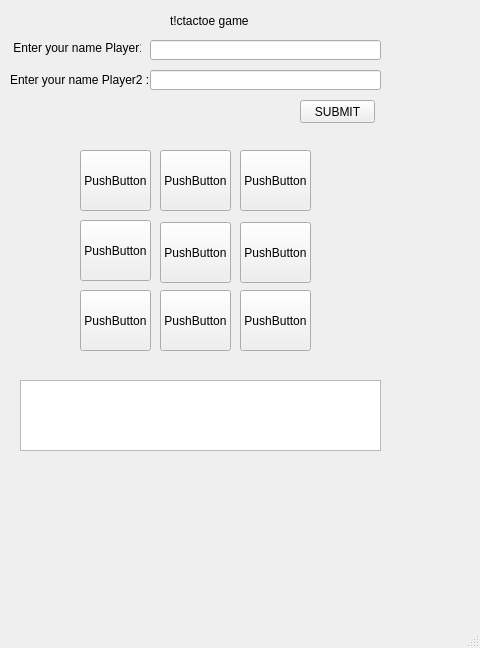
<?xml version="1.0" encoding="UTF-8"?>
<ui version="4.0">
 <class>MainWindow</class>
 <widget class="QMainWindow" name="MainWindow">
  <property name="geometry">
   <rect>
    <x>0</x>
    <y>0</y>
    <width>480</width>
    <height>648</height>
   </rect>
  </property>
  <property name="windowTitle">
   <string>MainWindow</string>
  </property>
  <widget class="QWidget" name="centralwidget">
   <widget class="QLineEdit" name="input1">
    <property name="geometry">
     <rect>
      <x>150</x>
      <y>40</y>
      <width>231</width>
      <height>20</height>
     </rect>
    </property>
   </widget>
   <widget class="QLineEdit" name="input2">
    <property name="geometry">
     <rect>
      <x>150</x>
      <y>70</y>
      <width>231</width>
      <height>20</height>
     </rect>
    </property>
   </widget>
   <widget class="QLabel" name="label">
    <property name="geometry">
     <rect>
      <x>10</x>
      <y>40</y>
      <width>131</width>
      <height>16</height>
     </rect>
    </property>
    <property name="text">
     <string> Enter your name Player1 :</string>
    </property>
   </widget>
   <widget class="QLabel" name="label_2">
    <property name="geometry">
     <rect>
      <x>170</x>
      <y>10</y>
      <width>81</width>
      <height>21</height>
     </rect>
    </property>
    <property name="text">
     <string>t!ctactoe game</string>
    </property>
   </widget>
   <widget class="QLabel" name="label_4">
    <property name="geometry">
     <rect>
      <x>10</x>
      <y>70</y>
      <width>141</width>
      <height>20</height>
     </rect>
    </property>
    <property name="text">
     <string>Enter your name Player2 :</string>
    </property>
   </widget>
   <widget class="QPushButton" name="pushButton">
    <property name="geometry">
     <rect>
      <x>300</x>
      <y>100</y>
      <width>75</width>
      <height>23</height>
     </rect>
    </property>
    <property name="text">
     <string>SUBMIT</string>
    </property>
   </widget>
   <widget class="QLabel" name="label_5">
    <property name="geometry">
     <rect>
      <x>20</x>
      <y>410</y>
      <width>47</width>
      <height>13</height>
     </rect>
    </property>
    <property name="text">
     <string/>
    </property>
   </widget>
   <widget class="QPlainTextEdit" name="result">
    <property name="geometry">
     <rect>
      <x>20</x>
      <y>380</y>
      <width>361</width>
      <height>71</height>
     </rect>
    </property>
   </widget>
   <widget class="QPushButton" name="btn1">
    <property name="geometry">
     <rect>
      <x>80</x>
      <y>150</y>
      <width>71</width>
      <height>61</height>
     </rect>
    </property>
    <property name="text">
     <string>PushButton</string>
    </property>
   </widget>
   <widget class="QPushButton" name="btn2">
    <property name="geometry">
     <rect>
      <x>160</x>
      <y>150</y>
      <width>71</width>
      <height>61</height>
     </rect>
    </property>
    <property name="text">
     <string>PushButton</string>
    </property>
   </widget>
   <widget class="QPushButton" name="btn3">
    <property name="geometry">
     <rect>
      <x>240</x>
      <y>150</y>
      <width>71</width>
      <height>61</height>
     </rect>
    </property>
    <property name="text">
     <string>PushButton</string>
    </property>
   </widget>
   <widget class="QPushButton" name="btn4">
    <property name="geometry">
     <rect>
      <x>80</x>
      <y>220</y>
      <width>71</width>
      <height>61</height>
     </rect>
    </property>
    <property name="text">
     <string>PushButton</string>
    </property>
   </widget>
   <widget class="QPushButton" name="btn5">
    <property name="geometry">
     <rect>
      <x>160</x>
      <y>222</y>
      <width>71</width>
      <height>61</height>
     </rect>
    </property>
    <property name="text">
     <string>PushButton</string>
    </property>
   </widget>
   <widget class="QPushButton" name="btn6">
    <property name="geometry">
     <rect>
      <x>240</x>
      <y>222</y>
      <width>71</width>
      <height>61</height>
     </rect>
    </property>
    <property name="text">
     <string>PushButton</string>
    </property>
   </widget>
   <widget class="QPushButton" name="btn7">
    <property name="geometry">
     <rect>
      <x>80</x>
      <y>290</y>
      <width>71</width>
      <height>61</height>
     </rect>
    </property>
    <property name="text">
     <string>PushButton</string>
    </property>
   </widget>
   <widget class="QPushButton" name="btn8">
    <property name="geometry">
     <rect>
      <x>160</x>
      <y>290</y>
      <width>71</width>
      <height>61</height>
     </rect>
    </property>
    <property name="text">
     <string>PushButton</string>
    </property>
   </widget>
   <widget class="QPushButton" name="btn9">
    <property name="geometry">
     <rect>
      <x>240</x>
      <y>290</y>
      <width>71</width>
      <height>61</height>
     </rect>
    </property>
    <property name="text">
     <string>PushButton</string>
    </property>
   </widget>
  </widget>
  <widget class="QMenuBar" name="menubar">
   <property name="geometry">
    <rect>
     <x>0</x>
     <y>0</y>
     <width>480</width>
     <height>21</height>
    </rect>
   </property>
  </widget>
  <widget class="QStatusBar" name="statusbar"/>
 </widget>
 <resources/>
 <connections/>
</ui>
